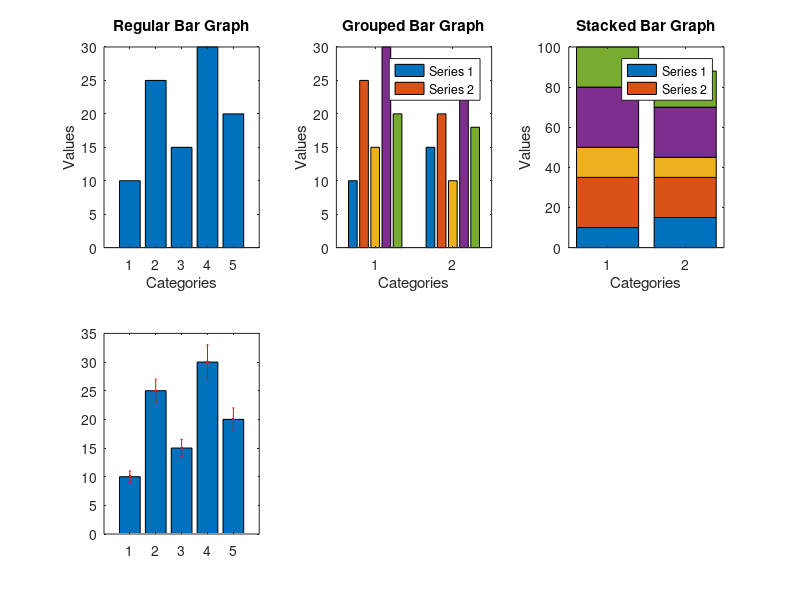

The MATLAB source for this figure: (Note: this script raises an error after producing the figure.)
% Create sample data
data = [10, 25, 15, 30, 20];
groupedData = [10, 25, 15, 30, 20; 15, 20, 10, 25, 18];
stackedData = [10, 25, 15, 30, 20; 15, 20, 10, 25, 18];
errorData = [10, 25, 15, 30, 20];
errors = [1, 2, 1.5, 3, 2];
data3D = rand(3, 4); 
% Regular Bar Graph 
subplot(2, 3, 1) 
bar(data); 
xlabel('Categories'); 
ylabel('Values'); 
title('Regular Bar Graph');
% Grouped Bar Graph 
subplot(2, 3, 2); bar(groupedData); xlabel('Categories'); ylabel('Values'); title('Grouped Bar Graph'); legend('Series 1', 'Series 2'); 
% Stacked Bar Graph 
subplot(2, 3, 3); bar(stackedData, 'stacked'); xlabel('Categories'); ylabel('Values'); title('Stacked Bar Graph'); legend('Series 1', 'Series 2');
% Bar Graph with Error Bars
subplot(2, 3, 4); bar(errorData); hold on; errorbar(errorData, errors, 'r.', 'LineWidth', 1.5); hold off; xlabel('Categories'); ylabel('Values'); title('Bar Graph with Error Bars'); % Horizontal Bar Graph 
subplot(2, 3, 5); barh(data); xlabel('Values'); ylabel('Categories'); title('Horizontal Bar Graph');
% 3D Bar Graph
subplot(2, 3, 6); bar3(data3D); xlabel('X-axis'); ylabel('Y-axis'); zlabel('Values'); title('3D Bar Graph');
